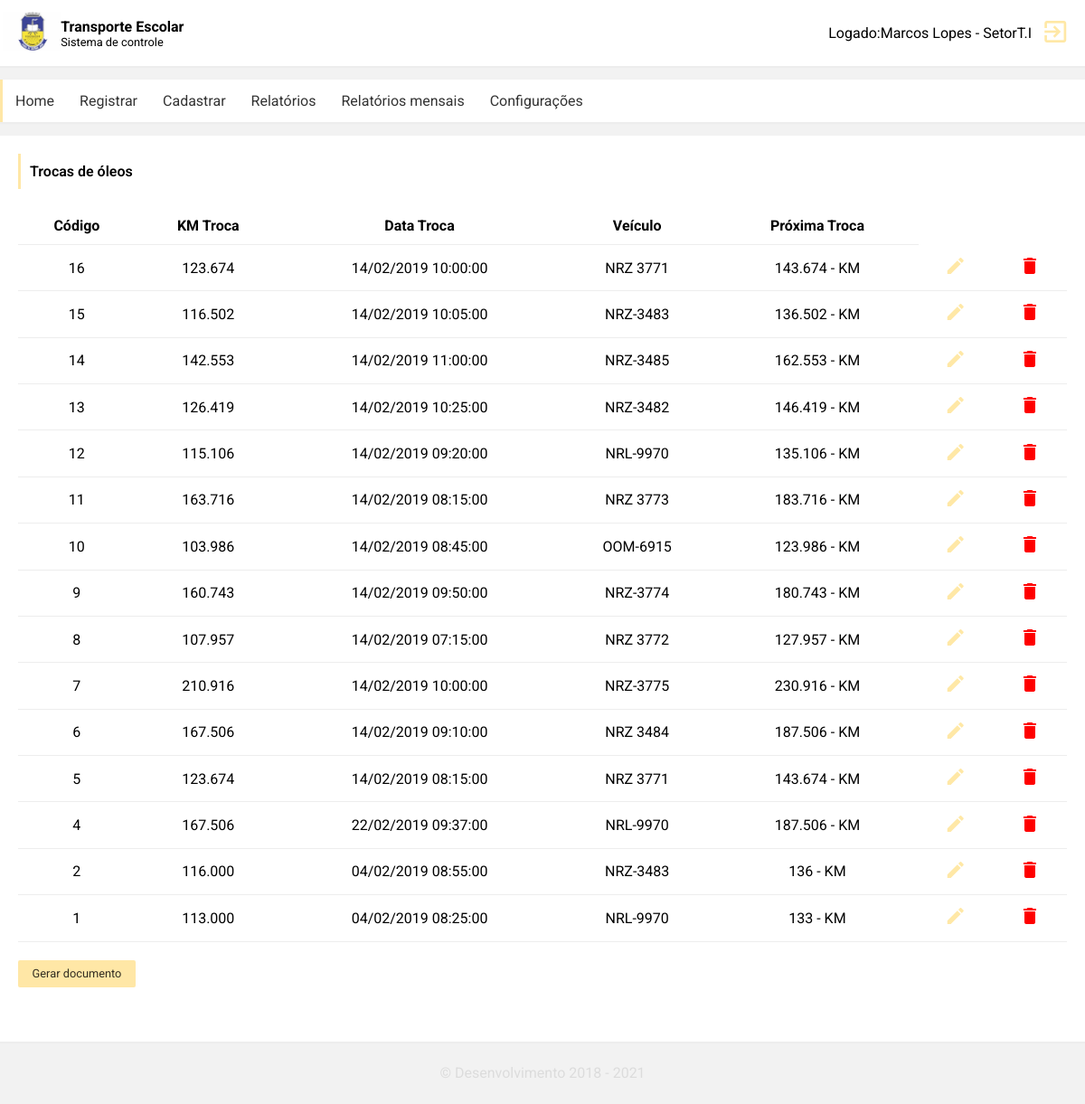
The app's page /pages/relatorios/relatorio_todas_troca_oleo (signed in), older data.
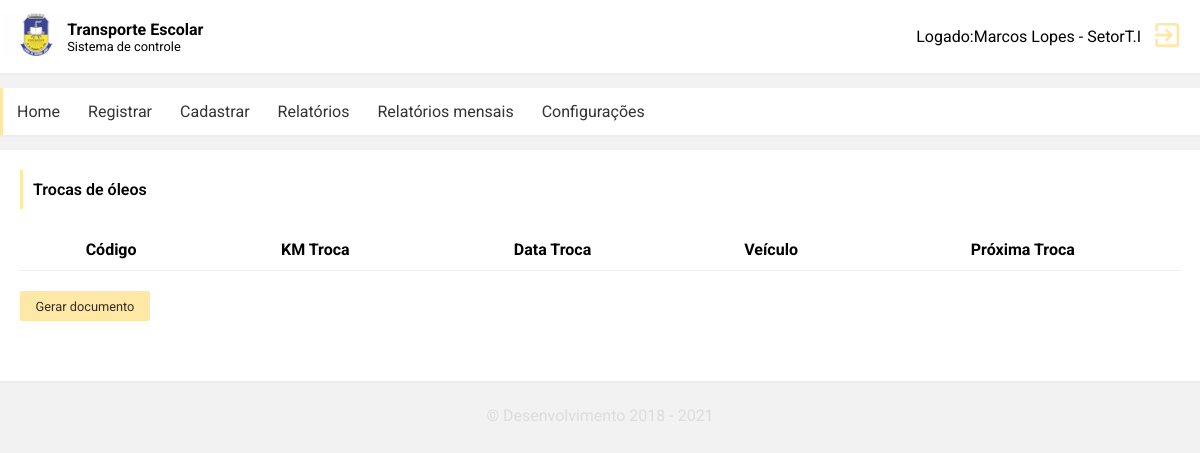
The same page, newer data.
### tables this page shows
CREATE TABLE `controle_troca_oleo` (
  `id_controle_troca_oleo` int(11) NOT NULL,
  `km_troca` text,
  `data_troca` datetime DEFAULT NULL,
  `id_veiculo` int(11) DEFAULT NULL
);

CREATE TABLE `veiculos` (
  `placa_veiculo` char(8) DEFAULT NULL,
  `id_veiculo` int(11) NOT NULL,
  `descricao_veiculo` text,
  `status` varchar(60) DEFAULT NULL,
  `id_categoria` int(11) DEFAULT NULL
);

### php/config/Database.connect.php (called while the page is built, shortened)
<?php
		class Connect
		{
			public function connect()
			{
				$this->connect = mysqli_connect($GLOBALS['config']['host'],$GLOBALS['config']['user'],$GLOBALS['config']['password'],$GLOBALS['config']['dbname']);
			}
		}
 ?>

### php/controllers/troca_oleo.php (the view, shortened to what this page needs)
<?php
	 function all_troca_oleo($pagina)
	{
		$GLOBALS['Recursos']->paginação($GLOBALS['Recursos']->Query($GLOBALS['selects']->troca_oleos()),$GLOBALS['selects']->troca_oleos(),$pagina,function($dados){
			$troca = ($dados[1]+$GLOBALS['config']['kilometragem_troca_de_oleo']);
			echo "<tr>
					<td>".$dados[0]."</td>
					<td>".$dados[1]."</td>
					<td>".$GLOBALS['Recursos']->formatdata($dados[2])."</td>
					<td>".$dados[4]."</td>
					<td>".$troca." - KM</td>
					<td><a href='../../php/request.php?page=editar/troca&id=".$dados[0]."'><i class='material-icons'  title='Visualizar informações registrada na saida para manuntenção . '>edit</i></a></td>
				 <td><a onclick=janela_mensagem('Excluir','Registro','../../php/request.php?page=deletar/troca&id=".$dados[0]."')><i class='material-icons status_indisponível' title='Remover saida manuntenção registrada. ' >delete</i></a></td>
				</tr>
			";
		},function ($paginas)
		{
			if($paginas > 1){
				for($i = 1; $i < $paginas + 1; $i++) {
				echo "
				<div class='paginação'><a  href='../../pages/relatorios/relatorio_todas_troca_oleo.php?pagina=$i'>".$i."</a></div>
				";
				}
			}
		});
	}
 ?>

### php/recursos.php (shortened to what this page needs)
<?php
	include 'config/Database.connect.php';
	class Recursos extends Connect
	{
		public function paginação($query,$select,$pagina,$callback,$callback2){
			$this->registros = $GLOBALS['config']['quantidade_registros'] ;
			$this->começo = ($this->registros*$pagina) - $this->registros;
			$this->produtos =  mysqli_query($this->connect,"".$select." limit $this->começo,$this->registros");
    		while($this->fect =  mysqli_fetch_array($this->produtos)){
				 $callback($this->fect);
			}
		}
		public function formatdata($datatime)
		{
          return (new DateTime($datatime))->format('d/m/Y H:i:s');
		}
	}
?>

Row changes from the older to the newer data that the page shows:
removed controle_troca_oleo: id_controle_troca_oleo "16", km_troca "123.674", data_troca "14/02/2019 10:00:00", id_veiculo.placa_veiculo "NRZ 3771", km_troca "143.674"
removed controle_troca_oleo: id_controle_troca_oleo "15", km_troca "116.502", data_troca "14/02/2019 10:05:00", id_veiculo.placa_veiculo "NRZ-3483", km_troca "136.502"
removed controle_troca_oleo: id_controle_troca_oleo "14", km_troca "142.553", data_troca "14/02/2019 11:00:00", id_veiculo.placa_veiculo "NRZ-3485", km_troca "162.553"
removed controle_troca_oleo: id_controle_troca_oleo "13", km_troca "126.419", data_troca "14/02/2019 10:25:00", id_veiculo.placa_veiculo "NRZ-3482", km_troca "146.419"
removed controle_troca_oleo: id_controle_troca_oleo "12", km_troca "115.106", data_troca "14/02/2019 09:20:00", id_veiculo.placa_veiculo "NRL-9970", km_troca "135.106"
removed controle_troca_oleo: id_controle_troca_oleo "11", km_troca "163.716", data_troca "14/02/2019 08:15:00", id_veiculo.placa_veiculo "NRZ 3773", km_troca "183.716"
removed controle_troca_oleo: id_controle_troca_oleo "10", km_troca "103.986", data_troca "14/02/2019 08:45:00", id_veiculo.placa_veiculo "OOM-6915", km_troca "123.986"
removed controle_troca_oleo: id_controle_troca_oleo "9", km_troca "160.743", data_troca "14/02/2019 09:50:00", id_veiculo.placa_veiculo "NRZ-3774", km_troca "180.743"
removed controle_troca_oleo: id_controle_troca_oleo "8", km_troca "107.957", data_troca "14/02/2019 07:15:00", id_veiculo.placa_veiculo "NRZ 3772", km_troca "127.957"
removed controle_troca_oleo: id_controle_troca_oleo "7", km_troca "210.916", data_troca "14/02/2019 10:00:00", id_veiculo.placa_veiculo "NRZ-3775", km_troca "230.916"
removed controle_troca_oleo: id_controle_troca_oleo "6", km_troca "167.506", data_troca "14/02/2019 09:10:00", id_veiculo.placa_veiculo "NRZ 3484", km_troca "187.506"
removed controle_troca_oleo: id_controle_troca_oleo "5", km_troca "123.674", data_troca "14/02/2019 08:15:00", id_veiculo.placa_veiculo "NRZ 3771", km_troca "143.674"
removed controle_troca_oleo: id_controle_troca_oleo "4", km_troca "167.506", data_troca "22/02/2019 09:37:00", id_veiculo.placa_veiculo "NRL-9970", km_troca "187.506"
removed controle_troca_oleo: id_controle_troca_oleo "2", km_troca "116.000", data_troca "04/02/2019 08:55:00", id_veiculo.placa_veiculo "NRZ-3483", km_troca "136"
removed controle_troca_oleo: id_controle_troca_oleo "1", km_troca "113.000", data_troca "04/02/2019 08:25:00", id_veiculo.placa_veiculo "NRL-9970", km_troca "133"
